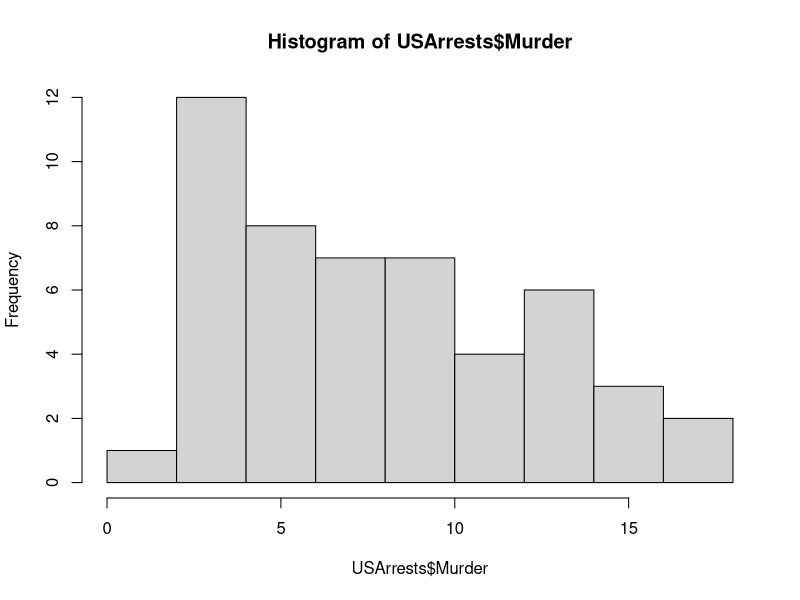
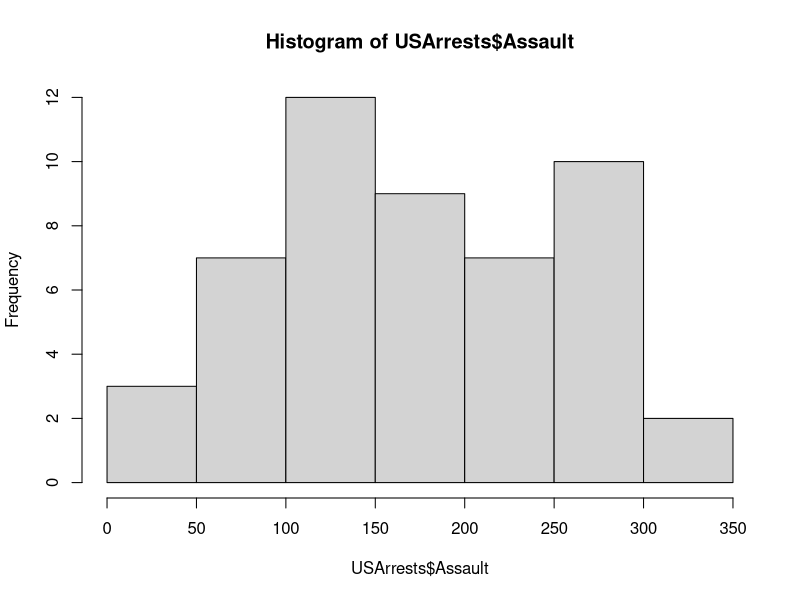
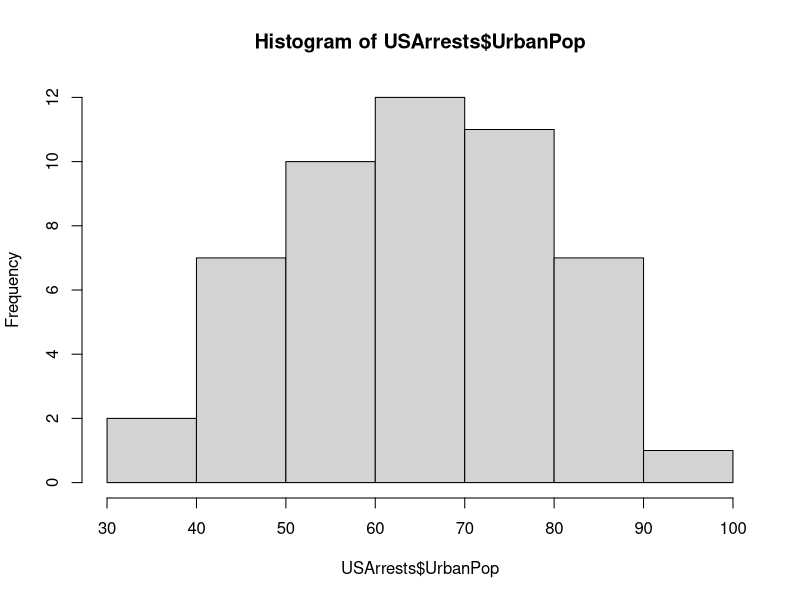
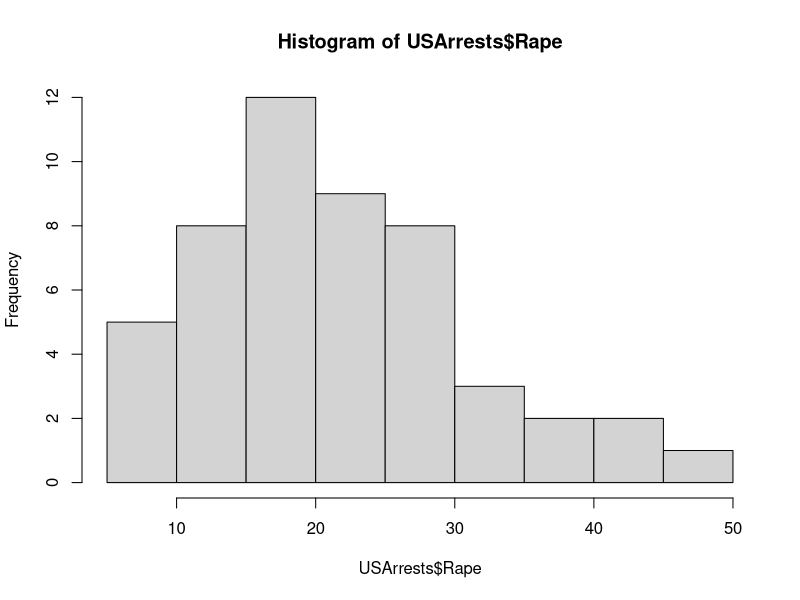
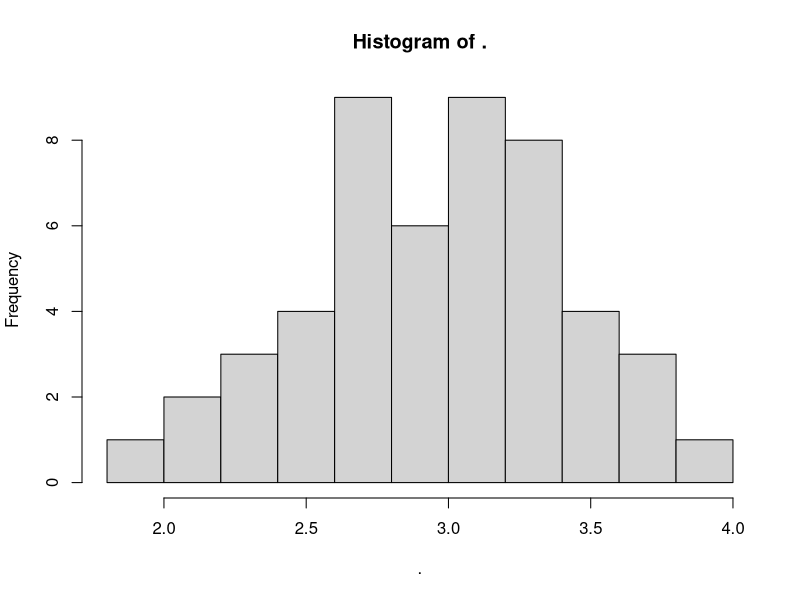

Source code (R) for these figures, in order:
#R Source Code File 2#
#Exploratory Analysis of the USArrests dataset#
#Isabelle and Diego??s First Pair Assignment#
#Collaborative Social Science Data Analysis#

#Let??s approach the dataset 
?USArrests
data("USArrests")
ls()
names(USArrests)

#####Summary statistics#####
summary(USArrests$Murder)
#Number of arrests per 100,000 residents for murder
#Median=7.250, Mean=7.788
summary(USArrests$Assault)
#Number of arrests per 100,000 residents for assault
#Median=159.0, Mean=170.8
summary(USArrests$UrbanPop)
#Percent of the population living in urban areas
#Median=66.00, Mean=65.54
summary(USArrests$Rape)
#Number of arrests per 100,000 residents for rape
#Median=20.10, Mean=21.23

#The data cover the values for those variables 
#in each of the 50 US states in 1973

#####Histograms#####
hist(USArrests$Murder)
#8 US states have 10 arrests per 100,000 residents for murder
#12 US states have around 4 arrests per 100,000 residents for murder
hist(USArrests$Assault)
hist(USArrests$UrbanPop)
hist(USArrests$Rape)
#variable rape is skewed

#using the package dplyr for piping
library(dplyr)
#we log the variable rape since its distribution is skewed
log(USArrests$Rape) %>% hist
###amdeioemkdmedkmed
